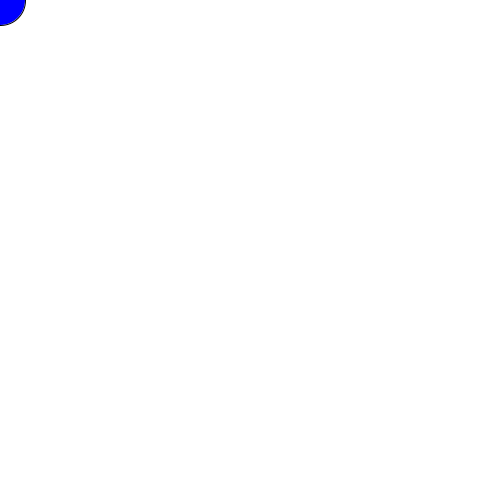
Frame 1 (no input)
Frame 60 (the mouse pressed at the canvas centre just before this capture): identical to frame 1, image omitted
Frame 120 (the mouse held since frame 60 and released just before this capture): blank canvas, image omitted

The Processing sketch that drew this single still picture (run headless with seeded random() and noise(); from frame 60 on, the mouse is pressed at the canvas centre):

// Processing sketch: logical_or
// ── logical_or.pde
//当满足“||”连接的两个条件其中之一时
//在鼠标的位置画一个蓝色的圆

void setup() {
  size(500, 500);
  fill(0, 0, 255); // blue fill
}

void draw() {
  background(255);
  
  // store half width and half height values as variables
  float half_width = width / 2;
  float half_height = height / 2;
  
  // AND operator, both conditions must be true
  if (mouseX < half_width || mouseY < half_height) {
    // top left quadrant
    ellipse(mouseX, mouseY, 50, 50); // draw a circle at the mouse
  }
}
